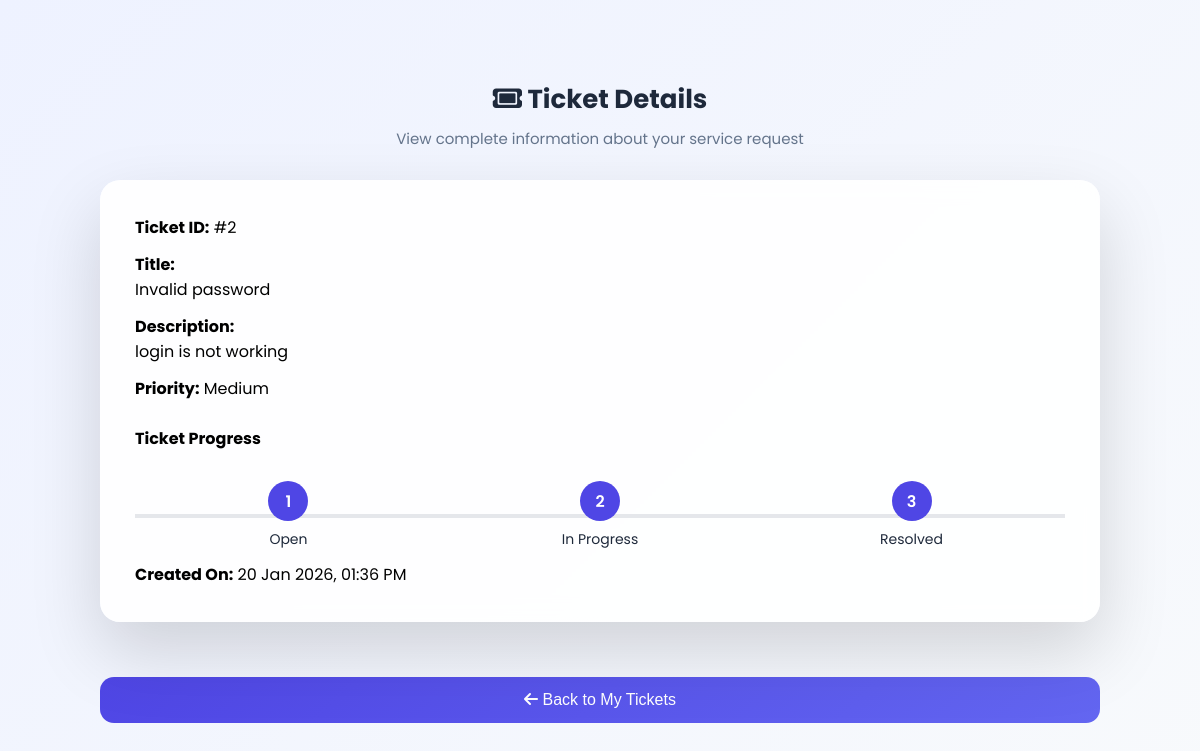
/ticket_details.php?id=2 (signed in), run on the app's committed database.
### tables this page shows
CREATE TABLE `tickets` (
  `ticket_id` int(11) NOT NULL,
  `title` varchar(150) NOT NULL,
  `description` text NOT NULL,
  `priority` varchar(20) NOT NULL,
  `status` varchar(20) NOT NULL,
  `resolution_notes` text DEFAULT NULL,
  `created_date` datetime NOT NULL DEFAULT current_timestamp(),
  `user_id` int(11) NOT NULL,
  `agent_id` int(11) DEFAULT NULL,
  `assigned_agent_id` int(11) DEFAULT NULL,
  `resolution_note` text DEFAULT NULL,
  `resolved_by` int(11) DEFAULT NULL
);

### ticket_details.php (the view, shortened to what this page needs)
<?php
include("../config/db.php");
$user_id = $_SESSION['user_id'];
$ticket_id = $_GET['id'];
$query = mysqli_query($conn,"
    SELECT * FROM tickets
    WHERE ticket_id = '$ticket_id'
    AND user_id = '$user_id'
");
$ticket = mysqli_fetch_assoc($query);
?>
<!DOCTYPE html>
<html>
<head>
<link rel="stylesheet" href="../assets/css/style.css">
<link rel="stylesheet"
href="https://cdnjs.cloudflare.com/ajax/libs/font-awesome/6.5.0/css/all.min.css">
</head>
<body>
<div class="dashboard-container">
  <div class="dashboard-header">
    <h2><i class="fa-solid fa-ticket"></i> Ticket Details</h2>
    <p>View complete information about your service request</p>
  </div>
  <div class="card">
    <p><strong>Ticket ID:</strong> #<?php echo $ticket['ticket_id']; ?></p>
    <p style="margin-top:12px;">
      <strong>Title:</strong><br>
      <?php echo htmlspecialchars($ticket['title']); ?>
    </p>
    <p style="margin-top:12px;">
      <strong>Description:</strong><br>
      <?php echo nl2br(htmlspecialchars($ticket['description'])); ?>
    </p>
    <p style="margin-top:12px;">
      <strong>Priority:</strong>
      <?php echo $ticket['priority']; ?>
    </p>
    <div style="margin-top:25px;">
  <strong>Ticket Progress</strong>
  <div class="status-tracker">
    <div class="status-step <?php if($ticket['status']=="Open" || $ticket['status']=="In Progress" || $ticket['status']=="Resolved") echo "status-active"; ?>">
      <div class="status-circle">1</div>
      <div class="status-label">Open</div>
    </div>
    <div class="status-step <?php if($ticket['status']=="In Progress" || $ticket['status']=="Resolved") echo "status-active"; ?>">
      <div class="status-circle">2</div>
      <div class="status-label">In Progress</div>
    </div>
    <div class="status-step <?php if($ticket['status']=="Resolved") echo "status-active"; ?>">
      <div class="status-circle">3</div>
      <div class="status-label">Resolved</div>
    </div>
  </div>
</div>
    <p style="margin-top:12px;">
      <strong>Created On:</strong>
      <?php echo date("d M Y, h:i A", strtotime($ticket['created_date'])); ?>
    </p>
  </div>
  <a href="view_tickets.php">
    <button class="btn" style="margin-top:25px;">
      <i class="fa-solid fa-arrow-left"></i> Back to My Tickets
    </button>
  </a>
</div>
</body>
</html>

### style.css (style rules this page uses)
:root { --primary:#4f46e5; --secondary:#0f172a; --light:#f8fafc; --white:#ffffff; --gray:#64748b; }
* { margin:0; padding:0; box-sizing:border-box; }
body { font-family:'Poppins',sans-serif; background:linear-gradient(135deg,#eef2ff,#f8fafc); min-height:100vh; }
.card { background:rgba(255,255,255,0.9); backdrop-filter: blur(10px); padding:35px; border-radius:20px; box-shadow:0 30px 70px rgba(0,0,0,0.15); animation:fadeUp .6s ease; }
h2 { text-align:center; margin-bottom:10px; color:#1e293b; }
.btn { width:100%; background:linear-gradient(135deg,#4f46e5,#6366f1); color:white; border:none; padding:14px; border-radius:14px; font-size:16px; cursor:pointer; margin-top:22px; transition:.3s; }
.dashboard-container { max-width: 1000px; margin: 80px auto; }
.dashboard-header { margin-bottom: 30px; }
.dashboard-header h2 { font-size: 26px; color:#1e293b; }
.dashboard-header p { color:#64748b; margin-top: 6px; }
a { text-decoration: none !important; }
.dashboard-header { text-align:center; margin-bottom:35px; }
.dashboard-header h2 { margin-bottom:8px; }
.dashboard-header p { margin:0; color:#64748b; font-size:15px; }
.status-tracker { display:flex; justify-content:space-between; margin-top:30px; position:relative; }
.status-tracker::before { content:""; position:absolute; top:50%; left:0; width:100%; height:4px; background:#e5e7eb; transform:translateY(-50%); }
.status-step { position:relative; z-index:1; text-align:center; width:33%; }
.status-circle { width:40px; height:40px; border-radius:50%; background:#e5e7eb; margin:0 auto; display:flex; align-items:center; justify-content:center; font-weight:600; }
.status-label { margin-top:8px; font-size:14px; color:#64748b; }
.status-active .status-circle { background:#4f46e5; color:white; }
.status-active .status-label { color:#1e293b; }
.card, .dashboard-container { overflow: visible !important; }
.card { margin-bottom: 30px; }
.dashboard-header { overflow: visible !important; }
.card { overflow: visible !important; }
.dashboard-container, .card { overflow: visible !important; }
.card, .dashboard-container { overflow:visible !important; }

### data on the page
tickets: ticket_id "2", title "Invalid password", description "login is not working", priority "Medium", created_date "20 Jan 2026, 01:36 PM"
